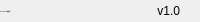
              <widget class="QFrame" name="bottomBar">
               <property name="minimumSize">
                <size>
                 <width>0</width>
                 <height>22</height>
                </size>
               </property>
               <property name="maximumSize">
                <size>
                 <width>16777215</width>
                 <height>22</height>
                </size>
               </property>
               <property name="frameShape">
                <enum>QFrame::NoFrame</enum>
               </property>
               <property name="frameShadow">
                <enum>QFrame::Raised</enum>
               </property>
               <layout class="QHBoxLayout" name="horizontalLayout_5">
                <property name="spacing">
                 <number>0</number>
                </property>
                <property name="leftMargin">
                 <number>0</number>
                </property>
                <property name="topMargin">
                 <number>0</number>
                </property>
                <property name="rightMargin">
                 <number>0</number>
                </property>
                <property name="bottomMargin">
                 <number>0</number>
                </property>
                <item>
                 <widget class="QLabel" name="creditsLabel">
                  <property name="maximumSize">
                   <size>
                    <width>16777215</width>
                    <height>16</height>
                   </size>
                  </property>
                  <property name="font">
                   <font>
                    <family>Segoe UI</family>
                    <pointsize>-1</pointsize>
                    <italic>false</italic>
                    <bold>false</bold>
                   </font>
                  </property>
                  <property name="text">
                   <string>By: 2000301406 姚卓亚</string>
                  </property>
                  <property name="alignment">
                   <set>Qt::AlignLeading|Qt::AlignLeft|Qt::AlignVCenter</set>
                  </property>
                 </widget>
                </item>
                <item>
                 <widget class="QLabel" name="version">
                  <property name="text">
                   <string>v1.0</string>
                  </property>
                  <property name="alignment">
                   <set>Qt::AlignRight|Qt::AlignTrailing|Qt::AlignVCenter</set>
                  </property>
                 </widget>
                </item>
                <item>
                 <widget class="QFrame" name="frame_size_grip">
                  <property name="minimumSize">
                   <size>
                    <width>20</width>
                    <height>0</height>
                   </size>
                  </property>
                  <property name="maximumSize">
                   <size>
                    <width>20</width>
                    <height>16777215</height>
                   </size>
                  </property>
                  <property name="frameShape">
                   <enum>QFrame::NoFrame</enum>
                  </property>
                  <property name="frameShadow">
                   <enum>QFrame::Raised</enum>
                  </property>
                 </widget>
                </item>
               </layout>
              </widget>
